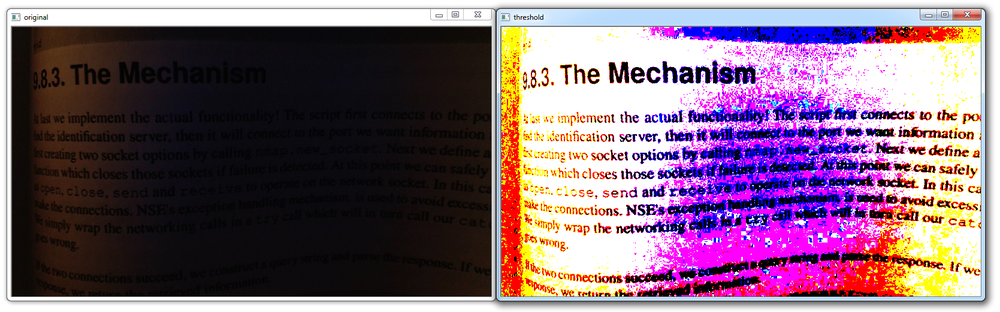
#> input picture book.png, 1000 x 312 px, shrunk from 1669 x 521 before the run
$ python cv9.py
#> lines starting #> are read from the running program, lines starting #| are printed output that depends on the picture; after the words box and inside, x2 and y2 are one past the last pixel; in counts of white or black regions, pixels touching at a corner belong together
# -*- coding: utf-8 -*-
"""
Created on Tue Oct  8 14:02:09 2019

@author: Harshit
"""

import cv2
import numpy as np

img = cv2.imread('book.png')
#> img is the input picture: shape (312, 1000, 3); mean B, G, R 120.5, 102.5, 129.2
grayscaled = cv2.cvtColor(img, cv2.COLOR_BGR2GRAY)
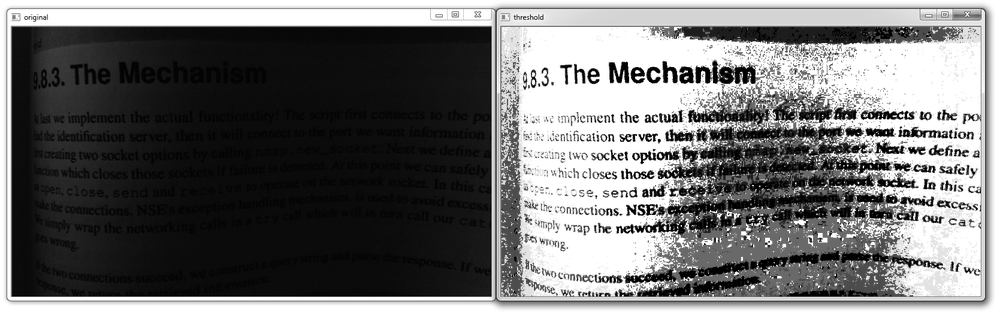
#> grayscaled: shape (312, 1000); min 0, max 255, mean 112.5
retval, threshold = cv2.threshold(grayscaled, 12 , 255, cv2.THRESH_BINARY)
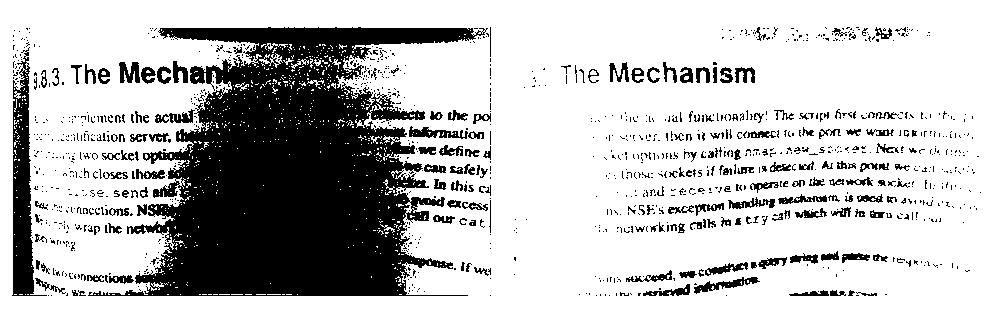
#> threshold: shape (312, 1000); 75.1% white; 1179 black regions (992 under 20 px), largest, box (x1, y1, x2, y2) and area: (88, 27, 488, 296) 56619, (12, 47, 47, 296) 3725, (694, 277, 760, 294) 385
gaus = cv2.adaptiveThreshold(grayscaled, 255, cv2.ADAPTIVE_THRESH_GAUSSIAN_C, cv2.THRESH_BINARY,115, 1 )
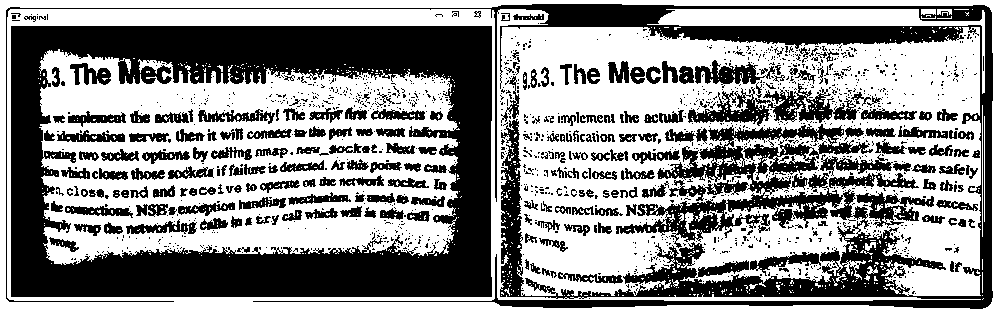
#> gaus: shape (312, 1000); 56.5% white; 1530 black regions (1279 under 20 px), largest, box (x1, y1, x2, y2) and area: (11, 26, 492, 297) 57563, (6, 4, 993, 309) 38521, (688, 83, 859, 126) 2834

cv2.imshow('GAUS', gaus)
cv2.imshow('original', img)
cv2.imshow('threshold', threshold)
cv2.waitKey(0)
cv2.destroyAllWindows()
